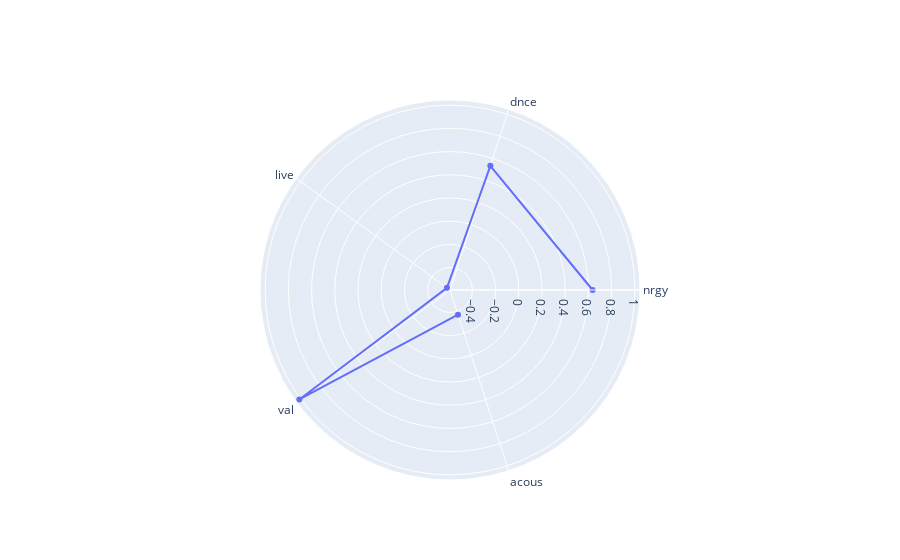

Write notebook code for a chart like this one.
### Code cell
figs[0]

### Figure 1 — Plotly figure (JSON) as saved in the notebook; plotly's stock layout.template omitted (floating-point values rounded to 4 significant figures)
{"data": [{"r": [0.6362, 0.5319, -0.5604, 1.012, -0.3688], "theta": ["nrgy", "dnce", "live", "val", "acous"], "type": "scatterpolar"}], "layout": {"autosize": true, "polar": {"angularaxis": {"type": "category"}, "radialaxis": {"autorange": true, "range": [-0.6066, 1.058], "type": "linear"}}}}
